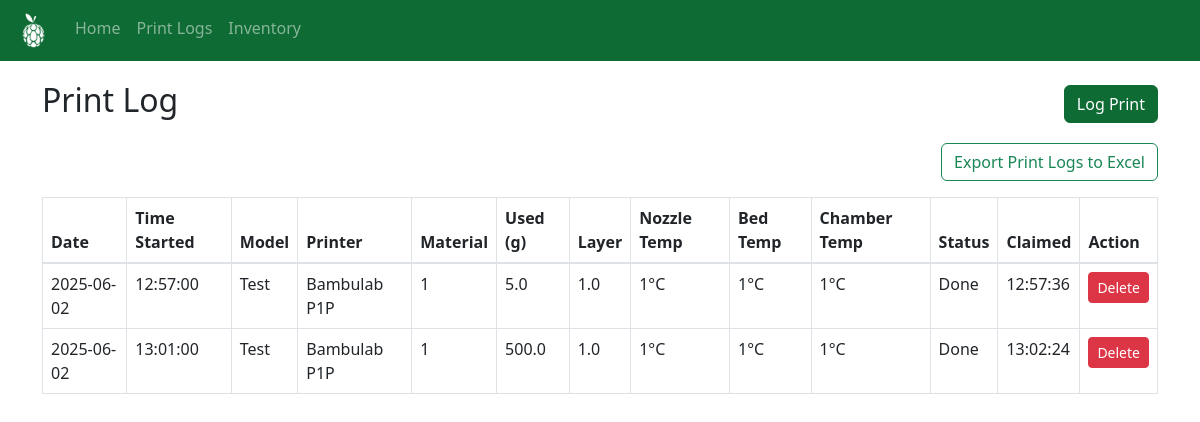
The page /activities on the database as committed earlier.
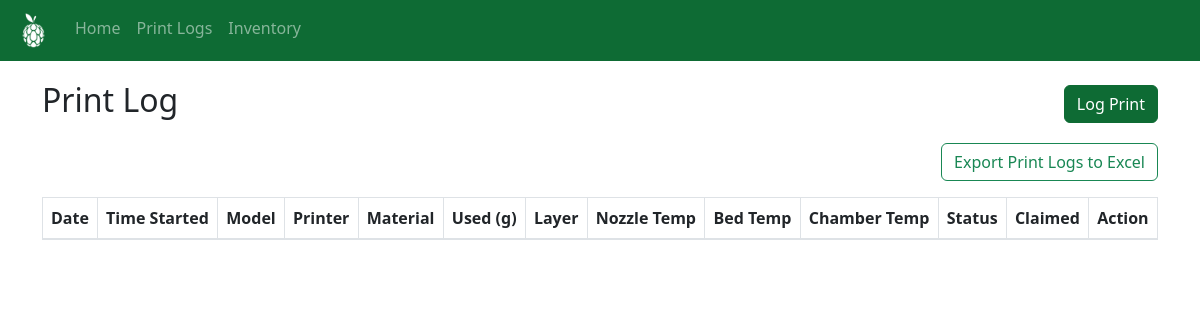
The same page on the database as committed later.
### website/models.py (models this page shows)
class PrintLog(db.Model):
    id = db.Column(db.Integer, primary_key=True)
    date_started = db.Column(db.Date, default=datetime.today)
    time_started = db.Column(db.Time, default=datetime.now().time)
    model_name = db.Column(db.String(100))
    printer_name = db.Column(db.String(50))
    material_code = db.Column(db.String(50))
    material_used = db.Column(db.Float)
    duration = db.Column(db.Integer)
    layer_height = db.Column(db.Float)
    nozzle_temp = db.Column(db.Integer)
    bed_temp = db.Column(db.Integer)
    chamber_temp = db.Column(db.Integer, nullable=True)
    status = db.Column(db.String(10), default="Active")
    time_claimed = db.Column(db.Time, nullable=True)

### website/views.py (the view, shortened to what this page needs)
@views.route('/activities', methods=['GET', 'POST'])
def activities():
    form = LogPrintForm()
    logs = PrintLog.query.order_by(PrintLog.date_started.desc()).all()  # fetch all logs
    fmatid = db.session.query(FilamentInventory.id, FilamentInventory.code).all()
    form.material_code.choices = [(str(item.id), item.code) for item in fmatid]
    logs = PrintLog.query.order_by(PrintLog.date_started.desc()).all()
    return render_template('activities.html', log_print_form=form, logs=logs)

### website/templates/activities.html (shortened to what this page needs)
{% extends 'base.html' %} {% block title %}Print Logs{% endblock %} {% block
content %}
<div class="d-flex justify-content-between align-items-center mb-3">
  <h2>Print Log</h2>
  <button
    class="btn btn-success"
    data-bs-toggle="modal"
    data-bs-target="#logPrintModal"
  >
    Log Print
  </button>
</div>
<div class="d-flex justify-content-end mb-3">
  <a
    href="{{ url_for('views.export_print_logs') }}"
    class="btn btn-outline-success"
  >
    Export Print Logs to Excel
  </a>
</div>
<table
  class="table table-bordered"
  id="logTable"
>
  <thead>
    <tr>
      <th onclick="sortTable('logTable', 0, true)">Date</th>
      <th onclick="sortTable('logTable', 1)">Time Started</th>
      <th onclick="sortTable('logTable', 2)">Model</th>
      <th onclick="sortTable('logTable', 3)">Printer</th>
      <th>Material</th>
      <th>Used (g)</th>
      <th>Layer</th>
      <th>Nozzle Temp</th>
      <th>Bed Temp</th>
      <th>Chamber Temp</th>
      <th onclick="sortTable('logTable', 10)">Status</th>
      <th>Claimed</th>
      <th>Action</th>
    </tr>
  </thead>
  <tbody>
    {% for log in logs %}
    <tr>
      <td>{{ log.date_started }}</td>
      <td>{{ log.time_started }}</td>
      <td>{{ log.model_name }}</td>
      <td>{{ log.printer_name }}</td>
      <td>{{ log.material_code }}</td>
      <td>{{ log.material_used }}</td>
      <td>{{ log.layer_height }}</td>
      <td>{{ log.nozzle_temp }}°C</td>
      <td>{{ log.bed_temp }}°C</td>
      <td>{{ log.chamber_temp }}°C</td>
      <td>{{ log.status }}</td>
      <td>{{ log.time_claimed or '-' }}</td>
      <td>
        <form
          method="POST"
          action="{{ url_for('views.delete_log', log_id=log.id) }}"
          onsubmit="return confirm('Are you sure you want to delete this log?');"
        >
          <button
            type="submit"
            class="btn btn-danger btn-sm"
          >
            Delete
          </button>
        </form>
      </td>
    </tr>
    {% endfor %}
  </tbody>
</table>
{% endblock %}

### website/templates/base.html (shortened to what this page needs)
<!doctype html>
<html>
  <head>
    <link
      rel="stylesheet"
      href="https://stackpath.bootstrapcdn.com/bootstrap/4.4.1/css/bootstrap.min.css"
    />
    <link
      rel="stylesheet"
      href="https://stackpath.bootstrapcdn.com/font-awesome/4.7.0/css/font-awesome.min.css"
    />
    <link
      href="https://cdn.jsdelivr.net/npm/bootstrap@5.3.0/dist/css/bootstrap.min.css"
      rel="stylesheet"
    />
  </head>
  <body>
    <nav class="navbar navbar-expand-lg navbar-dark bg-success px-3">
      <div
        class="collapse navbar-collapse"
        id="navbar"
      >
        <div class="navbar-nav">
          <a
            class="navbar-brand"
            href="{{ url_for('views.dashboard') }}"
          >
            <img
              src="{{ url_for('static', filename='icon-w.png') }}"
              alt="Home"
              style="height: 35px"
            />
          </a>
          <a
            class="nav-item nav-link"
            id="dashboard"
            href="/"
            >Home</a
          >
          <a
            class="nav-item nav-link"
            id="activities"
            href="/activities"
            >Print Logs</a
          >
          <a
            class="nav-item nav-link"
            id="inventory"
            href="/inventory"
            >Inventory</a
          >
        </div>
      </div>
    </nav>
    <div class="container">{% block content %} {% endblock %}</div>
  </body>
</html>

### website/templates/base.html (style rules this page uses)
.bg-success { background-color: #0e6b34 !important; }
.btn-success { background-color: #0e6b34 !important; border-color: #0e6b34 !important; }
body { padding-top: 0px; }
.container { padding-top: 20px; }

Rows that differ between the two databases and show on the page:
removed PrintLog: date_started "2025-06-02", time_started "12:57:00", model_name "Test", printer_name "Bambulab P1P", material_code "1", material_used "5.0", layer_height "1.0", nozzle_temp "1", bed_temp "1", chamber_temp "1", status "Done", time_claimed "12:57:36"
removed PrintLog: date_started "2025-06-02", time_started "13:01:00", model_name "Test", printer_name "Bambulab P1P", material_code "1", material_used "500.0", layer_height "1.0", nozzle_temp "1", bed_temp "1", chamber_temp "1", status "Done", time_claimed "13:02:24"
